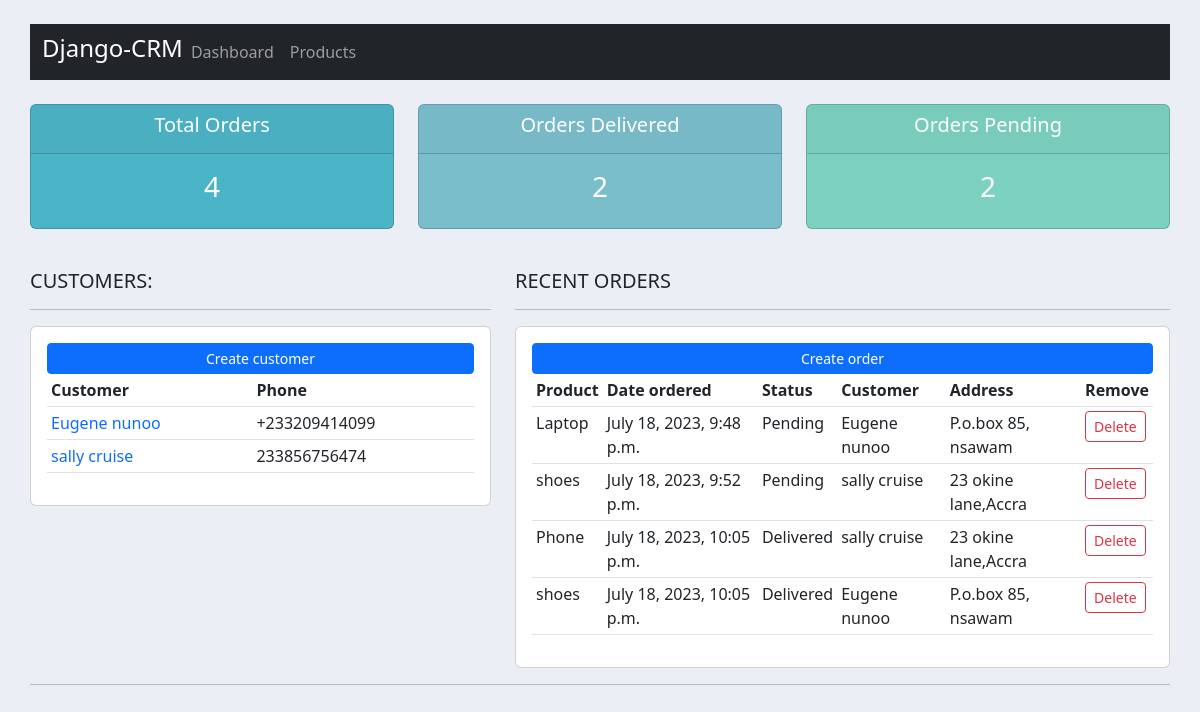
Before: / with the older database file.
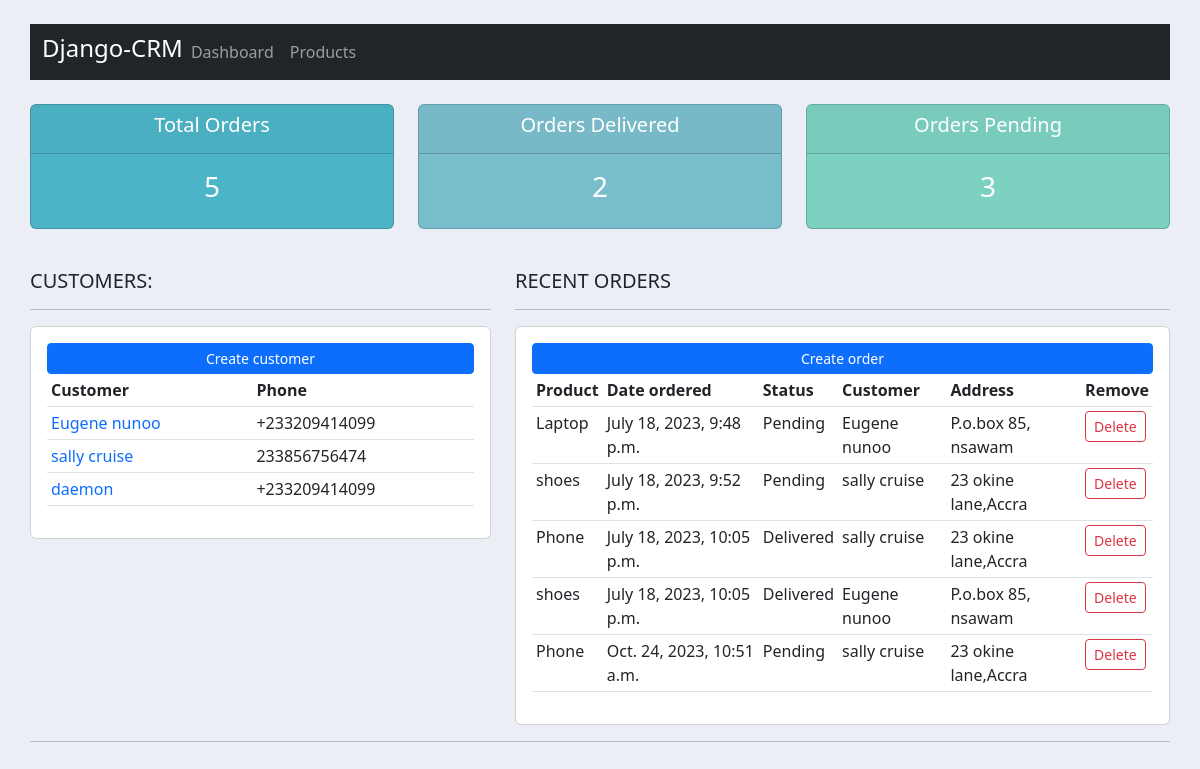
After: the same page with the newer database file.
### accounts/models.py (models this page shows, shortened)
class Customer(models.Model):
    name = models.CharField(max_length=200,null=True)
    phone = models.CharField(max_length=200,null=True)
    email = models.CharField(max_length=200,null=True)
    address = models.CharField(max_length=200,null=True)
    date_created = models.DateTimeField(auto_now_add=True,null=True)
    def __str__(self):
        return self.name

class Order(models.Model):
    STATUS = (
        ('Pending','Pending'),
        ('Out For Delivery','Out For Delivery'),
        ('Delivered','Delivered'),
    )
    customer = models.ForeignKey(Customer,null=True,on_delete=models.SET_NULL)
    product = models.ForeignKey(Product,null=True,on_delete=models.SET_NULL)
    date_created = models.DateTimeField(auto_now_add=True,null=True)
    status = models.CharField(max_length=200,null=True,choices=STATUS)

class Product(models.Model):
    CATEGORY = (
        ('Indoor','Indoor'),
        ('Outdoor','Outdoor')
    )
    name = models.CharField(max_length=200,null=True)
    price = models.FloatField(null=True)
    category = models.CharField(max_length=200,null=True,choices=CATEGORY)
    description =models.CharField(max_length=200,null=True,blank=True)
    date_created = models.DateTimeField(auto_now_add=True,null=True)
    tags = models.ManyToManyField(Tags)
    def __str__(self):
        return self.name

### accounts/views.py (the view)
# urls.py: path('',home,name='home'),
def home(request):
    customers = Customer.objects.all()
    orders = Order.objects.all()
    total_customers = customers.count()
    total_orders = orders.count()
    delivered = orders.filter(status='Delivered').count()
    pending = orders.filter(status='Pending').count()
    context = {'orders':orders,'customers':customers,'total_customers':total_customers,
               'total_orders':total_orders,'delivered':delivered,'pending':pending}
    return render(request,'accounts/dashboard.html',context)

### accounts/templates/accounts/dashboard.html
{% extends 'accounts/main.html' %}
{% block content %}
{% include 'accounts/status.html' %}
<br>
<div class="row">
    <div class="col-md-5">
        <h5>CUSTOMERS:</h5>
        <hr>
        <div class="card card-body">
            <a href="{% url 'create-customer' %}" class="btn btn-primary btn-sm btn-block">Create customer</a>
            <table class="table table-sm">
                <tr>
                    <th>Customer</th>
                    <th>Phone</th>
                </tr>
                {% for customer in customers %}
                    <tr>
                        <td><a href="{% url 'customer_orders' customer.id %}">{{ customer.name }}</a></td>
                        <td>{{ customer.phone }}</td>
                    </tr>
                {% endfor %}
            </table>
        </div>
    </div>
    <div class="col-md-7">
        <h5>RECENT ORDERS</h5>
        <hr>
        <div class="card card-body">
            <a href="{% url 'create-order' %}" class="btn btn-primary btn-sm btn-block">Create order</a>
            <table class="table table-sm">
                <tr>
                    <th>Product</th>
                    <th>Date ordered</th>
                    <th>Status</th>
                    <th>Customer</th>
                    <th>Address</th>
                    <th>Remove</th>
                </tr>
                {% for order in orders %}
                <tr>
                    <td>{{ order.product }}</td>
                    <td>{{ order.date_created }}</td>
                    <td>{{ order.status }}</td>
                    <td>{{order.customer}}</td>
                    <td>{{order.customer.address}}</td>
                    <td>
                        <a href="{% url 'delete_order' order.id %}" class="btn btn-outline-danger btn-sm">Delete</a>
                    </td>
                </tr>
            {% endfor %}
            </table>
        </div>
    </div>
</div>
{% endblock %}

Changed rows visible on the page:
added Customer: name "daemon", phone "+233209414099"
added Order: product "Phone", date_created "Oct. 24, 2023, 10:51 a.m.", status "Pending", customer "sally cruise", customer.address "23 okine lane,Accra"
Other visible differences:
{{ total_orders }}: "4" → "5"
{{ pending }}: "2" → "3"
